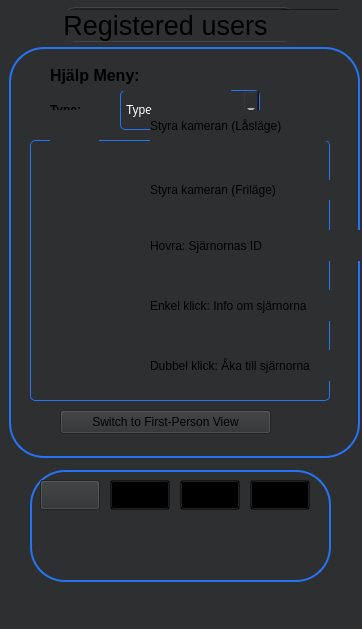
<?xml version="1.0" encoding="UTF-8"?>
<ui version="4.0">
 <class>ActivityBox</class>
 <widget class="QWidget" name="ActivityBox">
  <property name="geometry">
   <rect>
    <x>0</x>
    <y>0</y>
    <width>362</width>
    <height>629</height>
   </rect>
  </property>
  <property name="windowTitle">
   <string>Form</string>
  </property>
  <property name="styleSheet">
   <string notr="true">background-color: rgb(46, 47, 48);</string>
  </property>
  <widget class="QLineEdit" name="searchLineEdit">
   <property name="geometry">
    <rect>
     <x>65</x>
     <y>7</y>
     <width>230</width>
     <height>35</height>
    </rect>
   </property>
   <property name="styleSheet">
    <string notr="true">QLineEdit {
        border: 1px solid #444;
        border-radius: 10px;
        padding: 5px 10px;
        background-color: #222;
        color: #eee;
    }
    QLineEdit:focus {
        border: 1px solid #2574F5;
    }</string>
   </property>
   <property name="placeholderText">
    <string>Star ID</string>
   </property>
  </widget>
  <widget class="QPushButton" name="searchButton">
   <property name="geometry">
    <rect>
     <x>261</x>
     <y>12</y>
     <width>25</width>
     <height>25</height>
    </rect>
   </property>
   <property name="styleSheet">
    <string notr="true">QPushButton {
border: none;
border-image: url(&quot;:/SpaceKnappar/SearchButton(NotPressed).png&quot;) 0 0 0 0 stretch stretch;
}
QPushButton:pressed {
border-image: url(&quot;:/SpaceKnappar/SearchButton(NotPressed).png&quot;) 0 0 0 0 stretch stretch;
}</string>
   </property>
  </widget>
  <widget class="QPushButton" name="favoriteButton">
   <property name="geometry">
    <rect>
     <x>279</x>
     <y>9</y>
     <width>61</width>
     <height>31</height>
    </rect>
   </property>
   <property name="styleSheet">
    <string notr="true">background-color:rgba(0,0,0,0)</string>
   </property>
  </widget>
  <widget class="QListWidget" name="favoriteList">
   <property name="geometry">
    <rect>
     <x>30</x>
     <y>60</y>
     <width>256</width>
     <height>381</height>
    </rect>
   </property>
   <property name="styleSheet">
    <string notr="true">background-color: rgba(0,0,0,0)</string>
   </property>
  </widget>
  <widget class="QListWidget" name="searchResultsList">
   <property name="geometry">
    <rect>
     <x>30</x>
     <y>140</y>
     <width>300</width>
     <height>261</height>
    </rect>
   </property>
   <property name="autoFillBackground">
    <bool>false</bool>
   </property>
   <property name="styleSheet">
    <string notr="true">QListWidget {
        background-color: rgb(46, 47, 48);
        color: white;
        border: 1px solid #2574F5;
        padding: 5px;
        border-radius: 5px;
    }
    QListWidget::item:selected {
        background-color: #2574F5;
        color: white;
    }
    QListWidget::item:hover {
        background-color: #5299F8;
        color: white;
    }
    QScrollBar:vertical {
        background: rgb(46, 47, 48);
        width: 12px;
        margin: 0px;
        border: 1px solid #2574F5;
        border-radius: 5px;
    }
    QScrollBar::handle:vertical {
        background: #2574F5;
        min-height: 20px;
        border-radius: 5px;
    }
    QScrollBar::handle:vertical:hover {
        background: #5299F8;
    }
    QScrollBar::add-line:vertical, QScrollBar::sub-line:vertical {
        background: none;
        height: 0px;
    }
    QScrollBar::add-page:vertical, QScrollBar::sub-page:vertical {
        background: none;
    }</string>
   </property>
  </widget>
  <widget class="QListWidget" name="usersList">
   <property name="geometry">
    <rect>
     <x>29</x>
     <y>60</y>
     <width>321</width>
     <height>381</height>
    </rect>
   </property>
   <property name="font">
    <font>
     <pointsize>20</pointsize>
    </font>
   </property>
   <property name="styleSheet">
    <string notr="true">background-color: rgba(0,0,0,0)</string>
   </property>
  </widget>
  <widget class="QLabel" name="massLabel">
   <property name="geometry">
    <rect>
     <x>60</x>
     <y>60</y>
     <width>121</width>
     <height>20</height>
    </rect>
   </property>
   <property name="font">
    <font>
     <bold>true</bold>
    </font>
   </property>
   <property name="text">
    <string>Mass:                      -</string>
   </property>
  </widget>
  <widget class="QLineEdit" name="massMin">
   <property name="geometry">
    <rect>
     <x>110</x>
     <y>60</y>
     <width>50</width>
     <height>20</height>
    </rect>
   </property>
   <property name="placeholderText">
    <string>min</string>
   </property>
  </widget>
  <widget class="QLineEdit" name="massMax">
   <property name="geometry">
    <rect>
     <x>180</x>
     <y>60</y>
     <width>50</width>
     <height>20</height>
    </rect>
   </property>
   <property name="placeholderText">
    <string>max</string>
   </property>
  </widget>
  <widget class="QComboBox" name="typeBox">
   <property name="geometry">
    <rect>
     <x>120</x>
     <y>90</y>
     <width>140</width>
     <height>40</height>
    </rect>
   </property>
   <property name="styleSheet">
    <string notr="true">QComboBox {
        background-color: rgb(46, 47, 48);
        color: white;
        border: 1px solid #2574F5;
        padding: 5px;
        border-radius: 5px;
    }
    QComboBox:hover {
        border: 1px solid #5299F8; /* Slightly lighter blue on hover */
    }
    QComboBox QAbstractItemView {
        background-color: rgb(46, 47, 48);
        color: white;
        selection-background-color: #2574F5;
        selection-color: white;
        border: 1px solid #2574F5;
    }</string>
   </property>
   <property name="placeholderText">
    <string>Type</string>
   </property>
   <item>
    <property name="text">
     <string>O</string>
    </property>
   </item>
   <item>
    <property name="text">
     <string>B</string>
    </property>
   </item>
   <item>
    <property name="text">
     <string>A</string>
    </property>
   </item>
   <item>
    <property name="text">
     <string>F</string>
    </property>
   </item>
   <item>
    <property name="text">
     <string>G</string>
    </property>
   </item>
   <item>
    <property name="text">
     <string>K</string>
    </property>
   </item>
   <item>
    <property name="text">
     <string>M</string>
    </property>
   </item>
   <item>
    <property name="text">
     <string>Supergiant</string>
    </property>
   </item>
   <item>
    <property name="text">
     <string>Bright Giant</string>
    </property>
   </item>
   <item>
    <property name="text">
     <string>Giant</string>
    </property>
   </item>
   <item>
    <property name="text">
     <string>Subgiant</string>
    </property>
   </item>
   <item>
    <property name="text">
     <string>Dwarf Star</string>
    </property>
   </item>
   <item>
    <property name="text">
     <string>Subdwarf</string>
    </property>
   </item>
   <item>
    <property name="text">
     <string>White Dwarf</string>
    </property>
   </item>
  </widget>
  <widget class="QLabel" name="typeLabel">
   <property name="geometry">
    <rect>
     <x>50</x>
     <y>100</y>
     <width>51</width>
     <height>20</height>
    </rect>
   </property>
   <property name="font">
    <font>
     <bold>true</bold>
    </font>
   </property>
   <property name="styleSheet">
    <string notr="true">background-color: rgba(0,0,0,0)</string>
   </property>
   <property name="text">
    <string>Type:</string>
   </property>
  </widget>
  <widget class="QPushButton" name="searchMenuButton">
   <property name="geometry">
    <rect>
     <x>250</x>
     <y>480</y>
     <width>60</width>
     <height>30</height>
    </rect>
   </property>
   <property name="toolTip">
    <string>Search</string>
   </property>
   <property name="styleSheet">
    <string notr="true">background-color:rgba(0,0,0,0)</string>
   </property>
  </widget>
  <widget class="QPushButton" name="helpMenuButton">
   <property name="geometry">
    <rect>
     <x>180</x>
     <y>480</y>
     <width>60</width>
     <height>30</height>
    </rect>
   </property>
   <property name="toolTip">
    <string>Help</string>
   </property>
   <property name="styleSheet">
    <string notr="true">background-color:rgba(0,0,0,0)</string>
   </property>
  </widget>
  <widget class="QPushButton" name="favoriteMenuButton">
   <property name="geometry">
    <rect>
     <x>110</x>
     <y>480</y>
     <width>60</width>
     <height>30</height>
    </rect>
   </property>
   <property name="toolTip">
    <string>Favourites</string>
   </property>
   <property name="styleSheet">
    <string notr="true">background-color:rgba(0,0,0,0)</string>
   </property>
  </widget>
  <widget class="QPushButton" name="usersMenuButton">
   <property name="geometry">
    <rect>
     <x>40</x>
     <y>480</y>
     <width>60</width>
     <height>30</height>
    </rect>
   </property>
   <property name="toolTip">
    <string>Users</string>
   </property>
   <property name="styleSheet">
    <string notr="true"/>
   </property>
  </widget>
  <widget class="QLabel" name="favouritesLabel">
   <property name="geometry">
    <rect>
     <x>20</x>
     <y>10</y>
     <width>251</width>
     <height>31</height>
    </rect>
   </property>
   <property name="font">
    <font>
     <pointsize>20</pointsize>
    </font>
   </property>
   <property name="text">
    <string>Favourites</string>
   </property>
   <property name="alignment">
    <set>Qt::AlignmentFlag::AlignCenter</set>
   </property>
  </widget>
  <widget class="QLabel" name="Regisrationlable">
   <property name="geometry">
    <rect>
     <x>40</x>
     <y>10</y>
     <width>251</width>
     <height>31</height>
    </rect>
   </property>
   <property name="font">
    <font>
     <pointsize>20</pointsize>
    </font>
   </property>
   <property name="text">
    <string>Registered users</string>
   </property>
   <property name="alignment">
    <set>Qt::AlignmentFlag::AlignCenter</set>
   </property>
  </widget>
  <widget class="QLabel" name="usernameLabel">
   <property name="geometry">
    <rect>
     <x>70</x>
     <y>310</y>
     <width>58</width>
     <height>16</height>
    </rect>
   </property>
   <property name="styleSheet">
    <string notr="true">background-color:rgba(0,0,0,0)</string>
   </property>
  </widget>
  <widget class="QPushButton" name="deleteButton">
   <property name="geometry">
    <rect>
     <x>280</x>
     <y>10</y>
     <width>61</width>
     <height>31</height>
    </rect>
   </property>
   <property name="styleSheet">
    <string notr="true">QPushButton {
           border: none;
           border-image: url(:/SpaceKnappar/DeleteUser(NotPressed).png);
        }
        QPushButton:pressed {
           border-image: url(:/SpaceKnappar/DeleteUser(MidPress).png);
        }</string>
   </property>
  </widget>
  <widget class="QPushButton" name="passwordButton">
   <property name="geometry">
    <rect>
     <x>0</x>
     <y>10</y>
     <width>61</width>
     <height>31</height>
    </rect>
   </property>
   <property name="styleSheet">
    <string notr="true">QPushButton {
           border: none;
           border-image: url(:/SpaceKnappar/ChangePassword(NotPressed).png);
        }
        QPushButton:pressed {
           border-image: url(:/SpaceKnappar/ChangePassword(MidPress).png);
        }</string>
   </property>
  </widget>
  <widget class="QPushButton" name="quitButton">
   <property name="geometry">
    <rect>
     <x>80</x>
     <y>540</y>
     <width>61</width>
     <height>30</height>
    </rect>
   </property>
   <property name="toolTip">
    <string>Quit</string>
   </property>
   <property name="styleSheet">
    <string notr="true">QPushButton {
           border: none;
           border-image: url(:/SpaceKnappar/Quit(NotPressed).png);
        }
        QPushButton:pressed {
           border-image: url(:/SpaceKnappar/Quit(Pressed).png);
        }</string>
   </property>
  </widget>
  <widget class="QPushButton" name="BackToLogin">
   <property name="geometry">
    <rect>
     <x>209</x>
     <y>540</y>
     <width>61</width>
     <height>30</height>
    </rect>
   </property>
   <property name="toolTip">
    <string>Back to login</string>
   </property>
   <property name="styleSheet">
    <string notr="true">QPushButton {
           border: none;
           border-image: url(:/SpaceKnappar/BackToLogin(NotPressed).png);
        }
        QPushButton:pressed {
           border-image: url(:/SpaceKnappar/BackToLogin(Pressed).png);
        }</string>
   </property>
  </widget>
  <widget class="QPushButton" name="sunButton">
   <property name="geometry">
    <rect>
     <x>140</x>
     <y>590</y>
     <width>61</width>
     <height>30</height>
    </rect>
   </property>
   <property name="toolTip">
    <string>Back to sun</string>
   </property>
   <property name="styleSheet">
    <string notr="true">QPushButton {
           border: none;
           border-image: url(:/SpaceKnappar/Sun(NotPressed).png);
        }
        QPushButton:pressed {
           border-image: url(:/SpaceKnappar/Sun(Pressed).png);
        }</string>
   </property>
  </widget>
  <widget class="QPushButton" name="toggleCameraModeButton">
   <property name="geometry">
    <rect>
     <x>60</x>
     <y>410</y>
     <width>211</width>
     <height>24</height>
    </rect>
   </property>
   <property name="text">
    <string>Switch to First-Person View</string>
   </property>
  </widget>
  <widget class="QLabel" name="fillpanle">
   <property name="geometry">
    <rect>
     <x>9</x>
     <y>47</y>
     <width>351</width>
     <height>411</height>
    </rect>
   </property>
   <property name="styleSheet">
    <string notr="true">border: 2px solid #2574F5;
border-radius: 35px;
padding: 5px;
</string>
   </property>
  </widget>
  <widget class="QLabel" name="bottomPanel">
   <property name="geometry">
    <rect>
     <x>30</x>
     <y>470</y>
     <width>301</width>
     <height>112</height>
    </rect>
   </property>
   <property name="styleSheet">
    <string notr="true">background-color:rgba(46, 47, 48,0.5);
border: 2px solid #2574F5;
border-radius: 35px;
padding: 5px;
</string>
   </property>
  </widget>
  <widget class="QLabel" name="helpLabel">
   <property name="geometry">
    <rect>
     <x>50</x>
     <y>70</y>
     <width>281</width>
     <height>361</height>
    </rect>
   </property>
  </widget>
  <widget class="QLabel" name="Help1_label">
   <property name="geometry">
    <rect>
     <x>50</x>
     <y>60</y>
     <width>181</width>
     <height>31</height>
    </rect>
   </property>
   <property name="font">
    <font>
     <pointsize>12</pointsize>
     <bold>true</bold>
    </font>
   </property>
   <property name="text">
    <string>Hjälp Meny:</string>
   </property>
  </widget>
  <widget class="QLabel" name="Help2_label">
   <property name="geometry">
    <rect>
     <x>150</x>
     <y>110</y>
     <width>201</width>
     <height>31</height>
    </rect>
   </property>
   <property name="text">
    <string>Styra kameran (Låsläge)</string>
   </property>
  </widget>
  <widget class="QLabel" name="Help6_label">
   <property name="geometry">
    <rect>
     <x>150</x>
     <y>180</y>
     <width>191</width>
     <height>20</height>
    </rect>
   </property>
   <property name="text">
    <string>Styra kameran (Friläge)</string>
   </property>
  </widget>
  <widget class="QLabel" name="Help5_label">
   <property name="geometry">
    <rect>
     <x>150</x>
     <y>230</y>
     <width>211</width>
     <height>31</height>
    </rect>
   </property>
   <property name="text">
    <string>Hovra: Sjärnornas ID</string>
   </property>
  </widget>
  <widget class="QLabel" name="Help3_label">
   <property name="geometry">
    <rect>
     <x>150</x>
     <y>290</y>
     <width>201</width>
     <height>31</height>
    </rect>
   </property>
   <property name="text">
    <string>Enkel klick: Info om sjärnorna</string>
   </property>
  </widget>
  <widget class="QLabel" name="Help4_label">
   <property name="geometry">
    <rect>
     <x>150</x>
     <y>350</y>
     <width>201</width>
     <height>31</height>
    </rect>
   </property>
   <property name="text">
    <string>Dubbel klick: Åka till sjärnorna</string>
   </property>
  </widget>
  <widget class="QLabel" name="Icon_1">
   <property name="geometry">
    <rect>
     <x>50</x>
     <y>110</y>
     <width>49</width>
     <height>41</height>
    </rect>
   </property>
   <property name="styleSheet">
    <string notr="true">border: none;
border-image: url(:/Help_knappar/Keybinds.png);</string>
   </property>
  </widget>
  <widget class="QLabel" name="Icon_4">
   <property name="geometry">
    <rect>
     <x>50</x>
     <y>170</y>
     <width>49</width>
     <height>41</height>
    </rect>
   </property>
   <property name="styleSheet">
    <string notr="true">border: none;
border-image: url(:/Help_knappar/kamera_move.png);</string>
   </property>
  </widget>
  <widget class="QLabel" name="Icon_5">
   <property name="geometry">
    <rect>
     <x>50</x>
     <y>230</y>
     <width>49</width>
     <height>41</height>
    </rect>
   </property>
   <property name="styleSheet">
    <string notr="true">border: none;
border-image: url(:/Help_knappar/Hover.png);</string>
   </property>
  </widget>
  <widget class="QLabel" name="Icon_2">
   <property name="geometry">
    <rect>
     <x>50</x>
     <y>290</y>
     <width>49</width>
     <height>41</height>
    </rect>
   </property>
   <property name="styleSheet">
    <string notr="true">border: none;
border-image: url(:/Help_knappar/Enkel.png);</string>
   </property>
  </widget>
  <widget class="QLabel" name="Icon_3">
   <property name="geometry">
    <rect>
     <x>50</x>
     <y>350</y>
     <width>49</width>
     <height>41</height>
    </rect>
   </property>
   <property name="styleSheet">
    <string notr="true">border: none;
border-image: url(:/Help_knappar/Dubbel.png);</string>
   </property>
  </widget>
  <zorder>helpLabel</zorder>
  <zorder>fillpanle</zorder>
  <zorder>bottomPanel</zorder>
  <zorder>searchLineEdit</zorder>
  <zorder>searchButton</zorder>
  <zorder>favoriteButton</zorder>
  <zorder>favoriteList</zorder>
  <zorder>massLabel</zorder>
  <zorder>typeBox</zorder>
  <zorder>typeLabel</zorder>
  <zorder>massMin</zorder>
  <zorder>massMax</zorder>
  <zorder>searchResultsList</zorder>
  <zorder>searchMenuButton</zorder>
  <zorder>favouritesLabel</zorder>
  <zorder>helpMenuButton</zorder>
  <zorder>usersMenuButton</zorder>
  <zorder>usernameLabel</zorder>
  <zorder>usersList</zorder>
  <zorder>Regisrationlable</zorder>
  <zorder>deleteButton</zorder>
  <zorder>quitButton</zorder>
  <zorder>BackToLogin</zorder>
  <zorder>favoriteMenuButton</zorder>
  <zorder>passwordButton</zorder>
  <zorder>sunButton</zorder>
  <zorder>toggleCameraModeButton</zorder>
  <zorder>Help1_label</zorder>
  <zorder>Help2_label</zorder>
  <zorder>Help6_label</zorder>
  <zorder>Help5_label</zorder>
  <zorder>Help3_label</zorder>
  <zorder>Help4_label</zorder>
  <zorder>Icon_1</zorder>
  <zorder>Icon_4</zorder>
  <zorder>Icon_5</zorder>
  <zorder>Icon_2</zorder>
  <zorder>Icon_3</zorder>
 </widget>
 <resources/>
 <connections/>
</ui>
